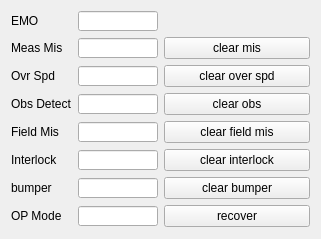
       <widget class="QWidget" name="layoutWidget">
        <property name="geometry">
         <rect>
          <x>0</x>
          <y>3</y>
          <width>321</width>
          <height>239</height>
         </rect>
        </property>
        <layout class="QGridLayout" name="gridLayout_5">
         <item row="0" column="0">
          <widget class="QLabel" name="label_36">
           <property name="maximumSize">
            <size>
             <width>50</width>
             <height>16777215</height>
            </size>
           </property>
           <property name="text">
            <string>EMO</string>
           </property>
          </widget>
         </item>
         <item row="0" column="1">
          <widget class="QLineEdit" name="le_Safety_Emo_Pressed">
           <property name="sizePolicy">
            <sizepolicy hsizetype="Minimum" vsizetype="Minimum">
             <horstretch>0</horstretch>
             <verstretch>0</verstretch>
            </sizepolicy>
           </property>
           <property name="minimumSize">
            <size>
             <width>80</width>
             <height>20</height>
            </size>
           </property>
           <property name="maximumSize">
            <size>
             <width>20</width>
             <height>20</height>
            </size>
           </property>
           <property name="cursor">
            <cursorShape>IBeamCursor</cursorShape>
           </property>
           <property name="text">
            <string/>
           </property>
          </widget>
         </item>
         <item row="1" column="0">
          <widget class="QLabel" name="label_37">
           <property name="text">
            <string>Meas Mis</string>
           </property>
          </widget>
         </item>
         <item row="1" column="1">
          <widget class="QLineEdit" name="le_Safety_Ref_Meas_Mismatch">
           <property name="sizePolicy">
            <sizepolicy hsizetype="Minimum" vsizetype="Minimum">
             <horstretch>0</horstretch>
             <verstretch>0</verstretch>
            </sizepolicy>
           </property>
           <property name="minimumSize">
            <size>
             <width>80</width>
             <height>20</height>
            </size>
           </property>
           <property name="maximumSize">
            <size>
             <width>20</width>
             <height>20</height>
            </size>
           </property>
           <property name="cursor">
            <cursorShape>IBeamCursor</cursorShape>
           </property>
           <property name="text">
            <string/>
           </property>
          </widget>
         </item>
         <item row="1" column="2">
          <widget class="QPushButton" name="bt_ClearMismatch">
           <property name="text">
            <string>clear mis</string>
           </property>
          </widget>
         </item>
         <item row="2" column="0">
          <widget class="QLabel" name="label_38">
           <property name="text">
            <string>Ovr Spd</string>
           </property>
          </widget>
         </item>
         <item row="2" column="1">
          <widget class="QLineEdit" name="le_Safety_Over_Speed">
           <property name="sizePolicy">
            <sizepolicy hsizetype="Minimum" vsizetype="Minimum">
             <horstretch>0</horstretch>
             <verstretch>0</verstretch>
            </sizepolicy>
           </property>
           <property name="minimumSize">
            <size>
             <width>80</width>
             <height>20</height>
            </size>
           </property>
           <property name="maximumSize">
            <size>
             <width>20</width>
             <height>20</height>
            </size>
           </property>
           <property name="cursor">
            <cursorShape>IBeamCursor</cursorShape>
           </property>
           <property name="text">
            <string/>
           </property>
          </widget>
         </item>
         <item row="2" column="2">
          <widget class="QPushButton" name="bt_ClearOverSpd">
           <property name="text">
            <string>clear over spd</string>
           </property>
          </widget>
         </item>
         <item row="3" column="0">
          <widget class="QLabel" name="label_39">
           <property name="text">
            <string>Obs Detect</string>
           </property>
          </widget>
         </item>
         <item row="3" column="1">
          <widget class="QLineEdit" name="le_Safety_Obstacle_Detect">
           <property name="sizePolicy">
            <sizepolicy hsizetype="Minimum" vsizetype="Minimum">
             <horstretch>0</horstretch>
             <verstretch>0</verstretch>
            </sizepolicy>
           </property>
           <property name="minimumSize">
            <size>
             <width>80</width>
             <height>20</height>
            </size>
           </property>
           <property name="maximumSize">
            <size>
             <width>20</width>
             <height>20</height>
            </size>
           </property>
           <property name="cursor">
            <cursorShape>IBeamCursor</cursorShape>
           </property>
           <property name="text">
            <string/>
           </property>
          </widget>
         </item>
         <item row="3" column="2">
          <widget class="QPushButton" name="bt_ClearObs">
           <property name="text">
            <string>clear obs</string>
           </property>
          </widget>
         </item>
         <item row="4" column="0">
          <widget class="QLabel" name="label_40">
           <property name="text">
            <string>Field Mis</string>
           </property>
          </widget>
         </item>
         <item row="4" column="1">
          <widget class="QLineEdit" name="le_Safety_Speed_Field_Mismatch">
           <property name="sizePolicy">
            <sizepolicy hsizetype="Minimum" vsizetype="Minimum">
             <horstretch>0</horstretch>
             <verstretch>0</verstretch>
            </sizepolicy>
           </property>
           <property name="minimumSize">
            <size>
             <width>80</width>
             <height>20</height>
            </size>
           </property>
           <property name="maximumSize">
            <size>
             <width>20</width>
             <height>20</height>
            </size>
           </property>
           <property name="cursor">
            <cursorShape>IBeamCursor</cursorShape>
           </property>
           <property name="text">
            <string/>
           </property>
          </widget>
         </item>
         <item row="4" column="2">
          <widget class="QPushButton" name="bt_ClearFieldMis">
           <property name="text">
            <string>clear field mis</string>
           </property>
          </widget>
         </item>
         <item row="5" column="0">
          <widget class="QLabel" name="label_41">
           <property name="text">
            <string>Interlock</string>
           </property>
          </widget>
         </item>
         <item row="5" column="1">
          <widget class="QLineEdit" name="le_Safety_Interlock_Stop">
           <property name="sizePolicy">
            <sizepolicy hsizetype="Minimum" vsizetype="Minimum">
             <horstretch>0</horstretch>
             <verstretch>0</verstretch>
            </sizepolicy>
           </property>
           <property name="minimumSize">
            <size>
             <width>80</width>
             <height>20</height>
            </size>
           </property>
           <property name="maximumSize">
            <size>
             <width>20</width>
             <height>20</height>
            </size>
           </property>
           <property name="cursor">
            <cursorShape>IBeamCursor</cursorShape>
           </property>
           <property name="text">
            <string/>
           </property>
          </widget>
         </item>
         <item row="5" column="2">
          <widget class="QPushButton" name="bt_ClearInterlockStop">
           <property name="text">
            <string>clear interlock</string>
           </property>
          </widget>
         </item>
         <item row="6" column="0">
          <widget class="QLabel" name="label_42">
           <property name="text">
            <string>bumper</string>
           </property>
          </widget>
         </item>
         <item row="6" column="1">
          <widget class="QLineEdit" name="le_Safety_Bumper_Stop">
           <property name="sizePolicy">
            <sizepolicy hsizetype="Minimum" vsizetype="Minimum">
             <horstretch>0</horstretch>
             <verstretch>0</verstretch>
            </sizepolicy>
           </property>
           <property name="minimumSize">
            <size>
             <width>80</width>
             <height>20</height>
            </size>
           </property>
           <property name="maximumSize">
            <size>
             <width>80</width>
             <height>20</height>
            </size>
           </property>
           <property name="cursor">
            <cursorShape>IBeamCursor</cursorShape>
           </property>
           <property name="text">
            <string/>
           </property>
          </widget>
         </item>
         <item row="6" column="2">
          <widget class="QPushButton" name="bt_BumperStop">
           <property name="text">
            <string>clear bumper</string>
           </property>
          </widget>
         </item>
         <item row="7" column="0">
          <widget class="QLabel" name="label_43">
           <property name="text">
            <string>OP Mode</string>
           </property>
          </widget>
         </item>
         <item row="7" column="1">
          <widget class="QLineEdit" name="le_Safety_Op_Stop_State">
           <property name="sizePolicy">
            <sizepolicy hsizetype="Minimum" vsizetype="Minimum">
             <horstretch>0</horstretch>
             <verstretch>0</verstretch>
            </sizepolicy>
           </property>
           <property name="minimumSize">
            <size>
             <width>20</width>
             <height>20</height>
            </size>
           </property>
           <property name="maximumSize">
            <size>
             <width>80</width>
             <height>20</height>
            </size>
           </property>
           <property name="cursor">
            <cursorShape>IBeamCursor</cursorShape>
           </property>
           <property name="text">
            <string/>
           </property>
          </widget>
         </item>
         <item row="7" column="2">
          <widget class="QPushButton" name="bt_Recover">
           <property name="text">
            <string>recover</string>
           </property>
          </widget>
         </item>
        </layout>
       </widget>
